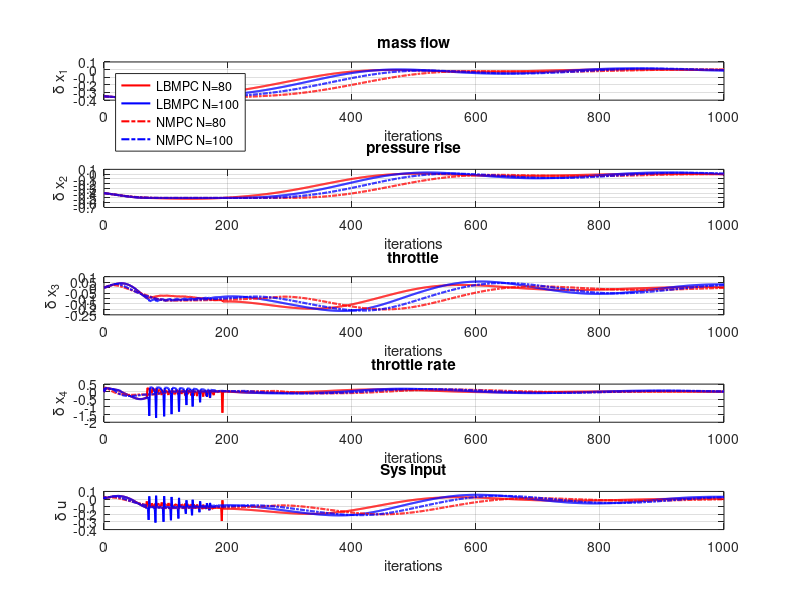

Reproduce this figure in MATLAB.
%% Load data
close all;
% LBMPC60=load('LBMPC_N60_sys.mat');
LBMPC50=load('LBMPC_N50_sys_newP_newpoly.mat');
LBMPC40=load('LBMPC_N40_sys_CORRECT.mat');
% NMPC60=load('NMPC_N60_sys.mat');
NMPC50=load('NMPC_N50_sys_newP.mat');
NMPC40=load('NMPC_N40_sys_CORRECT.mat');
%% Plot
iterations=size(LBMPC50.sysH,2)-1;

figure;
subplot(5,1,1);
% plot(0:iterations, LBMPC60.sysHistory(1,:),'Linewidth',1.5,'Color','r','LineStyle','-'); hold on;
plot(0:iterations,LBMPC50.sysH(1,:),'Linewidth',1.5,'Color','r','LineStyle','-'); hold on;
plot(0:iterations,LBMPC40.sysHistory(1,:),'Linewidth',1.5,'Color','b','LineStyle','-'); hold on;
% plot(0:iterations, NMPC60.sysHistory(1,:),'Linewidth',1.5,'Color','r','LineStyle','-.'); hold on;
plot(0:iterations,NMPC50.sysH(1,:),'Linewidth',1.5,'Color','r','LineStyle','-.'); hold on;
plot(0:iterations,NMPC40.sysHistory(1,:),'Linewidth',1.5,'Color','b','LineStyle','-.');
grid on;
xlabel('iterations');
ylabel('\delta x_1');
title('mass flow');
legend({'LBMPC N=80', 'LBMPC N=100', 'NMPC N=80', 'NMPC N=100'},'Location','northwest')

subplot(5,1,2);
% plot(0:iterations, LBMPC60.sysHistory(2,:),'Linewidth',1.5,'Color','r','LineStyle','-'); hold on;
plot(0:iterations,LBMPC50.sysH(2,:),'Linewidth',1.5,'Color','r','LineStyle','-'); hold on;
plot(0:iterations,LBMPC40.sysHistory(2,:),'Linewidth',1.5,'Color','b','LineStyle','-'); hold on;
% plot(0:iterations, NMPC60.sysHistory(2,:),'Linewidth',1.5,'Color','r','LineStyle','-.'); hold on;
plot(0:iterations,NMPC50.sysH(2,:),'Linewidth',1.5,'Color','r','LineStyle','-.'); hold on;
plot(0:iterations,NMPC40.sysHistory(2,:),'Linewidth',1.5,'Color','b','LineStyle','-.'); 
grid on;
xlabel('iterations');
ylabel('\delta x_2');
title('pressure rise');
% legend({ 'LBMPC40','LBMPC40', 'LMPC'},'Location','southeast')

subplot(5,1,3);
% plot(0:iterations, LBMPC60.sysHistory(3,:),'Linewidth',1.5,'Color','r','LineStyle','-'); hold on;
plot(0:iterations,LBMPC50.sysH(3,:),'Linewidth',1.5,'Color','r','LineStyle','-'); hold on;
plot(0:iterations,LBMPC40.sysHistory(3,:),'Linewidth',1.5,'Color','b','LineStyle','-'); hold on;
% plot(0:iterations, NMPC60.sysHistory(3,:),'Linewidth',1.5,'Color','r','LineStyle','-.'); hold on;
plot(0:iterations,NMPC50.sysH(3,:),'Linewidth',1.5,'Color','r','LineStyle','-.'); hold on;
plot(0:iterations,NMPC40.sysHistory(3,:),'Linewidth',1.5,'Color','b','LineStyle','-.');
grid on;
xlabel('iterations');
ylabel('\delta x_3');
title('throttle');
% legend({ 'LBMPC40', 'LBMPC40','LMPC'},'Location','southeast')

subplot(5,1,4);
% plot(0:iterations, LBMPC60.sysHistory(4,:),'Linewidth',1.5,'Color','r','LineStyle','-'); hold on;
plot(0:iterations,LBMPC50.sysH(4,:),'Linewidth',1.5,'Color','r','LineStyle','-'); hold on;
plot(0:iterations,LBMPC40.sysHistory(4,:),'Linewidth',1.5,'Color','b','LineStyle','-'); hold on;
% plot(0:iterations, NMPC60.sysHistory(4,:),'Linewidth',1.5,'Color','r','LineStyle','-.'); hold on;
plot(0:iterations,NMPC50.sysH(4,:),'Linewidth',1.5,'Color','r','LineStyle','-.'); hold on;
plot(0:iterations,NMPC40.sysHistory(4,:),'Linewidth',1.5,'Color','b','LineStyle','-.');
grid on;
xlabel('iterations');
ylabel('\delta x_4');
title('throttle rate');
% legend({ 'LBMPC40','LBMPC40', 'LMPC'},'Location','southeast')

subplot(5,1,5);
% plot(0:iterations, LBMPC60.sysHistory(5,:),'Linewidth',1.5,'Color','r','LineStyle','-'); hold on;
plot(0:iterations,LBMPC50.sysH(5,:),'Linewidth',1.5,'Color','r','LineStyle','-'); hold on;
plot(0:iterations,LBMPC40.sysHistory(5,:),'Linewidth',1.5,'Color','b','LineStyle','-'); hold on;
% plot(0:iterations, NMPC60.sysHistory(5,:),'Linewidth',1.5,'Color','r','LineStyle','-.'); hold on;
plot(0:iterations,NMPC50.sysH(5,:),'Linewidth',1.5,'Color','r','LineStyle','-.'); hold on;
plot(0:iterations,NMPC40.sysHistory(5,:),'Linewidth',1.5,'Color','b','LineStyle','-.');
grid on;
xlabel('iterations');
ylabel('\delta u');
title('Sys input');
% legend({ 'LBMPC40','LBMPC40', 'LMPC'},'Location','southeast')


% figure;
% plot(LBMPC60.sysHistory(1,:),LBMPC60.sysHistory(2,:),'Linewidth',1.5,'Marker','.','Color','r'); hold on;
% plot(LBMPC80.sysHistory(1,:),LBMPC80.sysHistory(2,:),'Linewidth',1.5,'Marker','.','Color','r'); hold on;
% plot(LBMPC100.sysHistory(1,:),LBMPC100.sysHistory(2,:),'Linewidth',1.5,'Marker','.','Color','b'); 
% 
% grid on
% xlabel('\delta x_1');
% ylabel('\delta x_2');
% title('State space');

% legend({'LBMPC60','LBMPC80', 'LBMPC100'},'Location','southeast')
